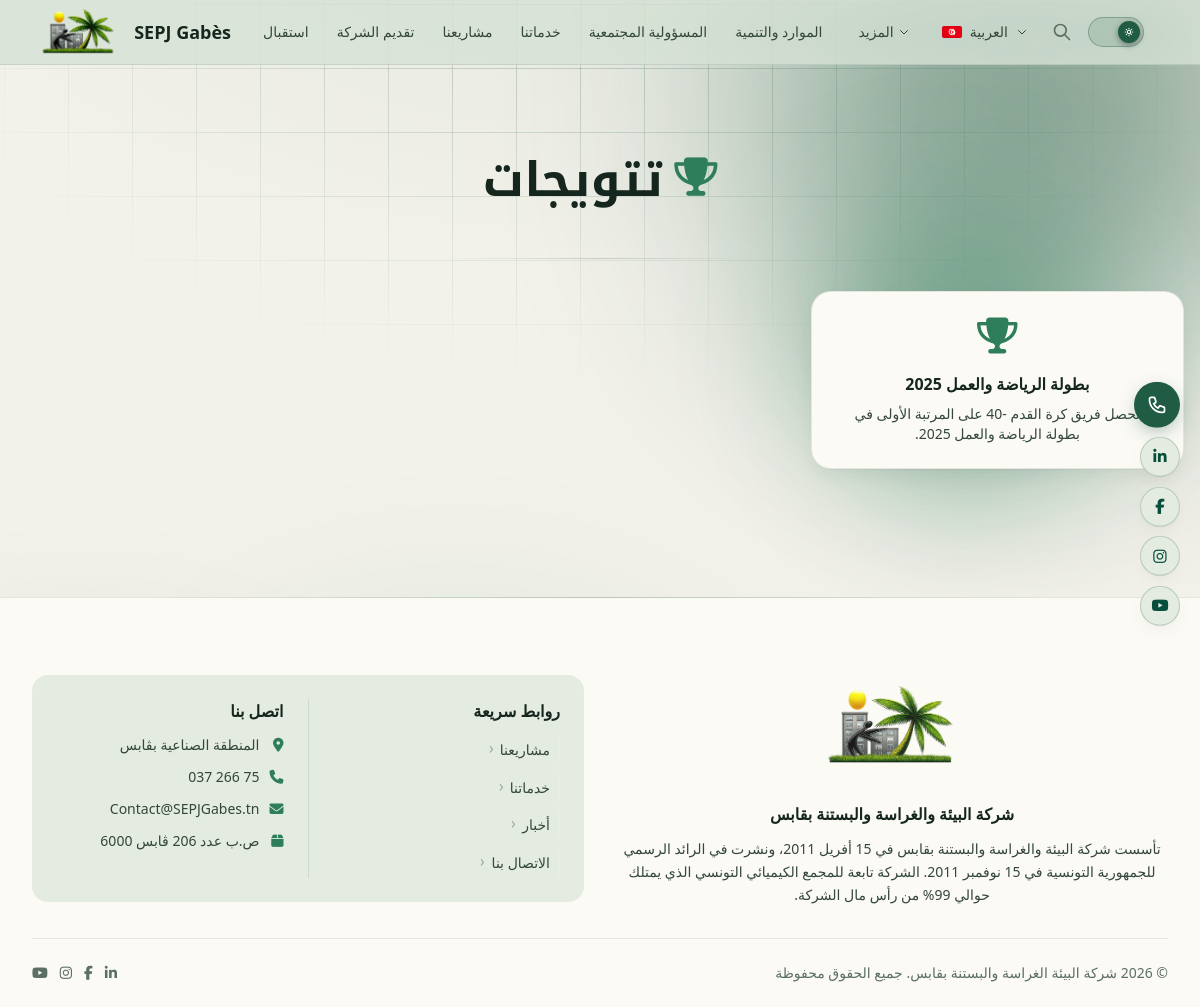
Screenshot of /public/prizes.php with the database file from the repository.
### tables this page shows
CREATE TABLE IF NOT EXISTS `content_items` (
    `id` INT UNSIGNED AUTO_INCREMENT PRIMARY KEY,
    `type` ENUM('page', 'post', 'project', 'service', 'activity', 'prize', 'rse', 'resource', 'sport', 'video') NOT NULL,
    `rse_category` VARCHAR(50) DEFAULT NULL COMMENT 'RSE subcategory: engagement_social, rapport_durabilite, rapport_rse, catalogue_rse',
    `slug` VARCHAR(255) NOT NULL UNIQUE,
    `title_ar` TEXT,
    `title_fr` TEXT,
    `title_en` TEXT,
    `summary_ar` TEXT,
    `summary_fr` TEXT,
    `summary_en` TEXT,
    `body_ar` LONGTEXT,
    `body_fr` LONGTEXT,
    `body_en` LONGTEXT,
    `featured_image` VARCHAR(255) DEFAULT NULL,
    `video_url` VARCHAR(255) DEFAULT NULL COMMENT 'YouTube URL for type=video items',
    `status` ENUM('draft', 'published') NOT NULL DEFAULT 'draft',
    `is_featured` TINYINT(1) NOT NULL DEFAULT 0,
    `published_at` DATETIME DEFAULT NULL,
    `created_by` INT UNSIGNED DEFAULT NULL,
    `updated_by` INT UNSIGNED DEFAULT NULL,
    `created_at` DATETIME NOT NULL DEFAULT CURRENT_TIMESTAMP,
    `updated_at` DATETIME NOT NULL DEFAULT CURRENT_TIMESTAMP ON UPDATE CURRENT_TIMESTAMP,

    INDEX `idx_type` (`type`),
    INDEX `idx_status` (`status`),
    INDEX `idx_slug` (`slug`),
    INDEX `idx_type_status` (`type`, `status`),
    INDEX `idx_featured` (`is_featured`),
    INDEX `idx_rse_category` (`rse_category`),
    CONSTRAINT `fk_content_created_by` FOREIGN KEY (`created_by`) REFERENCES `users`(`id`) ON DELETE SET NULL,
    CONSTRAINT `fk_content_updated_by` FOREIGN KEY (`updated_by`) REFERENCES `users`(`id`) ON DELETE SET NULL
);

CREATE TABLE IF NOT EXISTS `site_settings` (
    `id` INT UNSIGNED AUTO_INCREMENT PRIMARY KEY,
    `setting_key` VARCHAR(255) NOT NULL UNIQUE,
    `value_ar` LONGTEXT,
    `value_fr` LONGTEXT,
    `value_en` LONGTEXT,
    `value_raw` LONGTEXT,
    `updated_at` DATETIME NOT NULL DEFAULT CURRENT_TIMESTAMP ON UPDATE CURRENT_TIMESTAMP
);

### app/core/helpers.php (called while the page is built, shortened)
<?php
function e($value): string
{
    return htmlspecialchars((string) $value, ENT_QUOTES | ENT_SUBSTITUTE, 'UTF-8');
}
function current_lang(): string
{
    return DEFAULT_LANGUAGE;
}
function excerpt(string $text, int $limit = 160): string
{
    if (mb_strlen($text) <= $limit) {
        return $text;
    }
    $excerpt = mb_substr($text, 0, $limit);
    return $excerpt . '...';
}
function get_setting(string $key, string $lang = 'ar'): string
{
    static $settings = null;
    if ($settings === null) {
        try {
            $rows = db()->query("SELECT setting_key, value_ar, value_fr, value_en, value_raw FROM site_settings")->fetchAll(PDO::FETCH_ASSOC);
            $settings = [];
            foreach ($rows as $row) {
                $settings[$row['setting_key']] = $row;
            }
        } catch (PDOException $e) {
            $settings = [];
            return '';
        }
    }
    $setting = $settings[$key];
    $field   = 'value_' . $lang;
    if (!empty($setting[$field])) {
        return $setting[$field];
    }
    if (!empty($setting['value_raw'])) {
        return $setting['value_raw'];
    }
    return $setting['value_ar'] ?? '';
}

### app/core/i18n.php (called while the page is built, shortened)
<?php
function __(string $key, string $lang = null): string
{
    static $translations = null;
    if ($translations === null) {
        $translations = get_translations();
    }
    $lang = $lang ?? current_lang();
    return $translations[$key][$lang] ?? $translations[$key]['ar'] ?? $key;
}

### app/core/db.php (called while the page is built, shortened)
<?php
class Database
{
    private static ?PDO $instance = null;
    public static function getInstance(): PDO
    {
        if (self::$instance === null) {
            $dsn = "mysql:host=" . DB_HOST . ";port=" . DB_PORT . ";dbname=" . DB_NAME . ";charset=" . DB_CHARSET;
            $options = [
                PDO::ATTR_ERRMODE            => PDO::ERRMODE_EXCEPTION,
                PDO::ATTR_DEFAULT_FETCH_MODE => PDO::FETCH_ASSOC,
                PDO::ATTR_EMULATE_PREPARES   => false,
                PDO::MYSQL_ATTR_INIT_COMMAND => "SET NAMES utf8mb4 COLLATE utf8mb4_unicode_ci",
            ];
            try {
                self::$instance = new PDO($dsn, DB_USER, DB_PASS, $options);
            } catch (PDOException $e) {
error_log("Database connection failed [host=" . DB_HOST . ", port=" . DB_PORT . ", db=" . DB_NAME . "]: " . get_class($e) . " (" . $e->getCode() . ") " . $e->getMessage());
                die("اتصال قاعدة البيانات فشل. الرجاء المحاولة لاحقاً.<br>Database connection failed. Please try again later.");
            }
        }
        return self::$instance;
    }
}
function db(): PDO
{
    return Database::getInstance();
}

### public/prizes.php (the view)
<?php require_once 'includes/header.php'; $lang=current_lang(); $l=['ar'=>'ar','fr'=>'fr','en'=>'en'][$lang]??'ar'; try{$items=db()->query("SELECT id,slug,COALESCE(NULLIF(title_{$l},''),title_ar) AS t,COALESCE(NULLIF(summary_{$l},''),summary_ar) AS s,featured_image,published_at FROM content_items WHERE type='prize' AND status='published' ORDER BY published_at DESC")->fetchAll();}catch(Exception$e){$items=[];} ?>
<main id="main-content"><div class="page-hero"><div class="max-w-7xl mx-auto px-4"><h1><i class="fa-solid fa-trophy text-emerald-400" aria-hidden="true"></i><?= __('nav_prizes',$lang) ?></h1></div></div>
<section class="py-8 relative z-10"><div class="max-w-7xl mx-auto px-4"><?php if(empty($items)):?><div class="empty-state"><div class="empty-state-icon" aria-hidden="true"><i class="fa-solid fa-trophy"></i></div><p><?= __('no_results',$lang)?></p></div><?php else:?><div class="grid grid-cols-1 md:grid-cols-2 lg:grid-cols-3 gap-6"><?php foreach($items as $i):?><a href="page.php?slug=<?= e($i['slug'])?>" class="glass-card p-6 text-center reveal"><div class="text-4xl mb-4 text-emerald-400" aria-hidden="true"><i class="fa-solid fa-trophy"></i></div><h3 class="font-semibold text-white mb-2"><?= e($i['t'])?></h3><p class="text-sm text-emerald-200/70"><?= e(excerpt($i['s']??'',120))?></p></a><?php endforeach;?></div><?php endif;?></div></section></main>
<?php include 'includes/footer.php';?>

### public/includes/footer.php (shortened to what this page needs)
<?php
$lang = current_lang();
?>
<footer class="site-footer">
    <div class="max-w-7xl mx-auto px-4 sm:px-6 lg:px-8">
        <div class="grid grid-cols-1 md:grid-cols-2 gap-8 mb-8 items-center">
            <div>
                <div class="flex justify-center mb-5">
                    <a href="index.php" aria-label="<?= e(APP_NAME) ?>">
                        <img src="assets/logo-sepj.png" alt="SEPJ Gabès" class="h-28 w-auto opacity-90" loading="lazy">
                    </a>
                </div>
                <h3 class="font-bold text-white mb-3 text-center"><?= e(get_setting('company_name', $lang) ?: __('company_name', $lang)) ?></h3>
                <p class="text-sm text-emerald-200/70 leading-relaxed text-center"><?= e(get_setting('about_summary', $lang)) ?></p>
            </div>
            <div class="bg-white/5 rounded-2xl p-6">
                <div class="flex flex-col sm:flex-row gap-6">
                    <div class="flex-1">
                        <h3 class="font-bold text-white mb-3"><?= __('quick_links', $lang) ?></h3>
                        <div class="space-y-2">
                            <a href="projects.php" class="footer-link text-sm"><?= __('nav_projects', $lang) ?></a>
                            <a href="services.php" class="footer-link text-sm"><?= __('nav_services', $lang) ?></a>
                            <a href="news.php" class="footer-link text-sm"><?= __('nav_news', $lang) ?></a>
                            <a href="contact.php" class="footer-link text-sm"><?= __('nav_contact', $lang) ?></a>
                        </div>
                    </div>
                    <div class="flex-1">
                        <h3 class="font-bold text-white mb-3"><?= __('contact_us', $lang) ?></h3>
                        <div class="space-y-3 text-sm text-emerald-200/70">
                            <p class="flex items-center gap-2"><i class="fa-solid fa-location-dot text-emerald-400 w-4 shrink-0" aria-hidden="true"></i><?= e(get_setting('address', $lang)) ?></p>
                            <p class="flex items-center gap-2"><i class="fa-solid fa-phone text-emerald-400 w-4 shrink-0" aria-hidden="true"></i><?= e(get_setting('phone', $lang)) ?></p>
                            <p class="flex items-center gap-2"><i class="fa-solid fa-envelope text-emerald-400 w-4 shrink-0" aria-hidden="true"></i><?= e(get_setting('email_primary', $lang)) ?></p>
                            <p class="flex items-center gap-2"><i class="fa-solid fa-box text-emerald-400 w-4 shrink-0" aria-hidden="true"></i><?= e(get_setting('po_box', $lang)) ?></p>
                        </div>
                    </div>
                </div>
            </div>
        </div>
        <div class="border-t border-white/10 pt-6 flex flex-col sm:flex-row items-center justify-between gap-3 text-sm text-emerald-300/40">
            <?php if ($lang === 'ar'): ?>
                <p>&copy; <?= date('Y') ?> شركة البيئة الغراسة والبستنة بقابس. <?= __('all_rights_reserved', $lang) ?></p>
            <?php else: ?>
                <p>&copy; <?= date('Y') ?> <?= e(APP_NAME) ?>. <?= __('all_rights_reserved', $lang) ?></p>
            <?php endif; ?>
            <div class="flex items-center gap-3">
                <a href="https://www.linkedin.com/in/sepjgabes/" target="_blank" rel="noopener noreferrer" class="hover:text-emerald-400 transition-colors" aria-label="LinkedIn">
                    <i class="fab fa-linkedin-in" aria-hidden="true"></i>
                </a>
                <a href="https://www.facebook.com/SEPJGabes.tn" target="_blank" rel="noopener noreferrer" class="hover:text-emerald-400 transition-colors" aria-label="Facebook">
                    <i class="fab fa-facebook-f" aria-hidden="true"></i>
                </a>
                <a href="https://www.instagram.com/sepjgabes" target="_blank" rel="noopener noreferrer" class="hover:text-emerald-400 transition-colors" aria-label="Instagram">
                    <i class="fab fa-instagram" aria-hidden="true"></i>
                </a>
                <a href="https://www.youtube.com/@SEPJGabes" target="_blank" rel="noopener noreferrer" class="hover:text-emerald-400 transition-colors" aria-label="YouTube">
                    <i class="fab fa-youtube" aria-hidden="true"></i>
                </a>
            </div>
        </div>
    </div>
</footer>
<?php
$contactAriaLabel = $lang === 'ar' ? 'تواصل معنا' : ($lang === 'fr' ? 'Nous contacter' : 'Contact us');
?>
<div class="float-stack">
<a href="contact.php"
   id="floatContact"
   class="float-contact"
   aria-label="<?= e($contactAriaLabel) ?>">
</a>
<div class="social-float-group">
    <a href="https://www.linkedin.com/in/sepjgabes/"
       target="_blank" rel="noopener noreferrer"
       class="social-float-btn social-float-linkedin"
       aria-label="LinkedIn — SEPJ Gabès">
        <i class="fab fa-linkedin-in" aria-hidden="true"></i>
    </a>
    <a href="https://www.facebook.com/SEPJGabes.tn"
       target="_blank" rel="noopener noreferrer"
       class="social-float-btn social-float-facebook"
       aria-label="Facebook — SEPJ Gabès">
        <i class="fab fa-facebook-f" aria-hidden="true"></i>
    </a>
    <a href="https://www.instagram.com/sepjgabes"
       target="_blank" rel="noopener noreferrer"
       class="social-float-btn social-float-instagram"
       aria-label="Instagram — SEPJ Gabès">
        <i class="fab fa-instagram" aria-hidden="true"></i>
    </a>
    <a href="https://www.youtube.com/@SEPJGabes"
       target="_blank" rel="noopener noreferrer"
       class="social-float-btn social-float-youtube"
       aria-label="YouTube — SEPJ Gabès">
        <i class="fab fa-youtube" aria-hidden="true"></i>
    </a>
</div>
</div>
</body>
</html>

### rows the page displays
content_items: t "بطولة الرياضة والعمل 2025", s "تحصل فريق كرة القدم -40 على المرتبة الأولى في بطولة الرياضة والعمل 2025."
site_settings: value_ar "شركة البيئة والغراسة والبستنة بقابس"
site_settings: value_ar "تأسست شركة البيئة والغراسة والبستنة بقابس في 15 أفريل 2011، ونشرت في الرائد الرسمي للجمهورية التونسية في 15 نوفمبر 2011. الشركة تابعة للمجمع الكيميائي التونسي الذي يمتلك حوالي 99% من رأس مال الشركة."
site_settings: value_ar "المنطقة الصناعية بڨابس"
site_settings: value_raw "75 266 037"
site_settings: value_raw "Contact@SEPJGabes.tn"
site_settings: value_raw "ص.ب عدد 206 ڨابس 6000"

### other values shown
APP_NAME "SEPJ Gabès"
$item['label'] "استقبال"
$item['label'] "تقديم الشركة"
$item['label'] "مشاريعنا"
$item['label'] "خدماتنا"
$item['label'] "المسؤولية المجتمعية"
$item['label'] "الموارد والتنمية"
$moreLabel "المزيد"
$currentMeta['label'] "العربية"
__('nav_prizes',$lang) "تتويجات"
__('quick_links', $lang) "روابط سريعة"
__('nav_projects', $lang) "مشاريعنا"
__('nav_services', $lang) "خدماتنا"
__('nav_news', $lang) "أخبار"
__('nav_contact', $lang) "الاتصال بنا"
